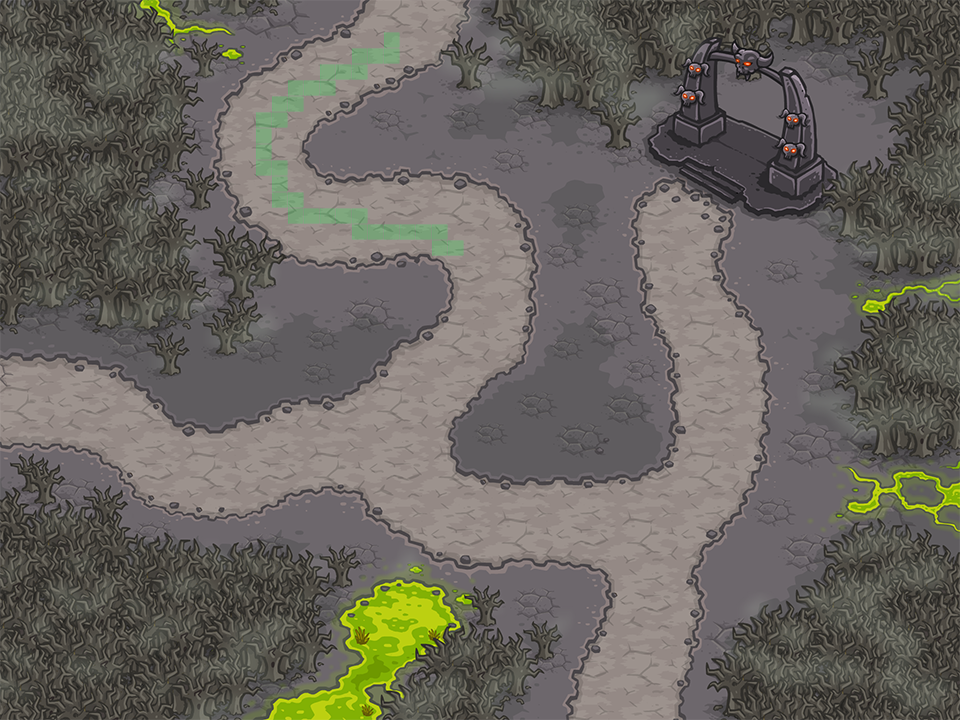

This game map was drawn from its Tiled (.tmx) file and the tilesets committed beside it. A one-line description and the trimmed map source follow:
An orthogonal 60x45 tile map with 16x16 px tiles, 2 tile layers (Background, Col), 2 tilesets and 16 objects (Player, WayPoint01, WayPoint02, WayPoint03, WayPoint04, ...).

<map version="1.0" orientation="orthogonal" width="60" height="45" tilewidth="16" tileheight="16">
 <tileset firstgid="1" name="map_960_720" tilewidth="16" tileheight="16">
  <image source="map_960_720.png" width="960" height="720" />
 </tileset>
 <tileset firstgid="2701" name="meta_tiles_960" tilewidth="16" tileheight="16" spacing="1" margin="1">
  <image source="meta_tiles_960.png" width="35" height="18" />
 </tileset>
 <layer name="Background" width="60" height="45">
  <data>[2700 cells, 2700 non-empty, 2700 distinct tile ids]</data>
 </layer>
 <layer name="Col" width="60" height="45">
  <data>[2700 cells, 34 non-empty, 1 distinct tile ids]</data>
 </layer>
 <objectgroup name="Objects" width="60" height="45">
  <object name="Player" x="402" y="26" />
  <object name="WayPoint01" x="282" y="95" />
  <object name="WayPoint02" x="250" y="161" />
  <object name="WayPoint03" x="305" y="223" />
  <object name="WayPoint04" x="402" y="218" />
  <object name="WayPoint05" x="485" y="239" />
  <object name="WayPoint06" x="486" y="313" />
  <object name="WayPoint07" x="416" y="402" />
  <object name="WayPoint09" x="498" y="519" />
  <object name="WayPoint08" x="428" y="484" />
  <object name="WayPoint10" x="596" y="519" />
  <object name="WayPoint11" x="658" y="563" />
  <object name="WayPoint13" x="657" y="635" />
  <object name="WayPoint14" x="638" y="708" />
  <object name="WayPoint12" x="680" y="608" />
  <object name="Tower1" x="535" y="422" />
 </objectgroup>
</map>